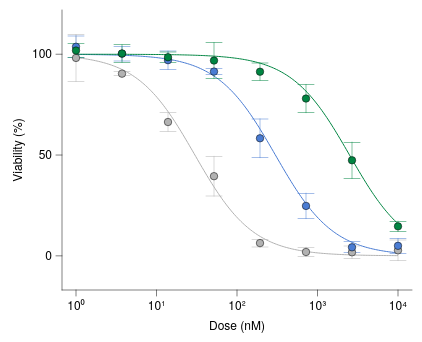

Write the Vega-Lite specification saved for this chart.
### Vega-Lite specification from a JSON file in a GitHub repository (floating-point values rounded to 4 significant figures; data arrays with more than 128 entries replaced by an {"elided": "..."} marker saying what was removed)
{"background": null, "config": {"arc": {"fill": "#DBDBDB", "fillOpacity": 1.0, "innerRadius": 35.0, "padAngle": 0.03, "stroke": "black", "strokeOpacity": 1, "strokeWidth": 0.25}, "area": {"fill": "#DBDBDB", "fillOpacity": 1.0, "stroke": "black", "strokeOpacity": 1, "strokeWidth": 0.25}, "axis": {"domain": true, "domainCap": "round", "domainColor": "black", "domainWidth": 0.25, "grid": false, "gridCap": "round", "gridColor": "#F1F1F1", "gridDash": [0, 0], "gridOpacity": 1.0, "gridWidth": 0.25, "labelColor": "black", "labelFont": "Helvetica Neue, HelveticaNeue, Helvetica, Arial, sans-serif", "labelFontSize": 6, "labelFontStyle": "normal", "labelFontWeight": 400, "offset": 0, "ticks": true, "tickCap": "round", "tickColor": "black", "tickRound": false, "tickSize": 3, "tickWidth": 0.25, "titleColor": "black", "titleFont": "Helvetica Neue, HelveticaNeue, Helvetica, Arial, sans-serif", "titleFontSize": 6, "titleFontStyle": "normal", "titleFontWeight": 400}, "axisX": {"domain": true, "labelAlign": "center", "labelAngle": 0, "labels": true, "ticks": true, "translate": 0}, "axisY": {"domain": true, "labelAlign": "right", "labelAngle": 0, "labels": true, "ticks": true, "translate": 0}, "axisRight": {"domain": true, "labelAlign": "left", "labelAngle": 0, "labels": true, "ticks": true, "translate": 0}, "axisTop": {"domain": true, "labelAlign": "center", "labelAngle": 0, "labels": true, "ticks": true, "translate": 0}, "axisBand": {"tickOffset": 0}, "bar": {"fill": "#DBDBDB", "fillOpacity": 1.0, "stroke": "black", "strokeOpacity": 1, "strokeWidth": 0.25}, "boxplot": {"size": 12.6, "ticks": {"cornerRadius": 0.25, "fill": "black", "opacity": 1, "size": 6.3, "thickness": 0.25}, "box": {"fillOpacity": 1.0, "stroke": "black", "strokeOpacity": 1, "strokeWidth": 0.25}, "median": {"cornerRadius": 0, "fill": "black", "fillOpacity": 1.0, "opacity": 1, "size": 12.6, "thickness": 0.25}, "rule": {"fill": "black", "fillOpacity": 1.0, "size": 14.0, "stroke": "black", "strokeDash": [0, 0], "strokeOpacity": 1, "strokeWidth": 0.25}, "outliers": {"color": "black", "fill": "black", "fillOpacity": 1.0, "size": 0, "stroke": "black", "strokeOpacity": 1, "strokeWidth": 0.25}}, "circle": {"fill": "black", "fillOpacity": 1.0, "size": 1.75, "stroke": null, "strokeOpacity": 1, "strokeWidth": 0.25}, "errorband": {"band": {"fillOpacity": 0.6, "stroke": null, "strokeWidth": 0.25, "strokeOpacity": 1}, "borders": {"opacity": 0, "strokeOpacity": 1, "strokeWidth": 0.25}}, "errorbar": {"opacity": 1, "rule": {"strokeDash": [0, 0], "strokeWidth": 0.25}, "ticks": {"color": "black", "cornerRadius": 0.125, "opacity": 1, "size": 8.4, "thickness": 0.25}, "thickness": 0.25}, "font": "Helvetica Neue, HelveticaNeue, Helvetica, Arial, sans-serif", "geoshape": {"fill": "#DBDBDB", "fillOpacity": 1.0, "stroke": "black", "strokeOpacity": 1, "strokeWidth": 0.25}, "header": {"labelColor": "black", "labelFont": "Helvetica Neue, HelveticaNeue, Helvetica, Arial, sans-serif", "labelFontSize": 6, "labelFontStyle": "normal", "labelFontWeight": 400, "titleColor": "black", "titleFont": "Helvetica Neue, HelveticaNeue, Helvetica, Arial, sans-serif", "titleFontSize": 6, "titleFontStyle": "normal", "titleFontWeight": 400, "titlePadding": 0}, "legend": {"disable": false, "offset": 4.5, "titlePadding": 4, "labelOffset": 2, "gradientLabelOffset": 2, "columnPadding": 4, "rowPadding": 2, "gradientLength": 70.0, "gradientThickness": 7.0, "gradientOpacity": 1.0, "gradientStrokeColor": "black", "gradientStrokeWidth": 0.25, "labelColor": "black", "labelFont": "Helvetica Neue, HelveticaNeue, Helvetica, Arial, sans-serif", "labelFontSize": 6, "labelFontStyle": "normal", "labelFontWeight": 400, "strokeColor": "black", "strokeWidth": 0, "symbolSize": 36, "symbolStrokeColor": "black", "symbolStrokeWidth": 0.25, "titleColor": "black", "titleFont": "Helvetica Neue, HelveticaNeue, Helvetica, Arial, sans-serif", "titleFontSize": 6, "titleFontStyle": "normal", "titleFontWeight": 400}, "line": {"color": "black", "stroke": "black", "strokeCap": "butt", "strokeDash": [0, 0], "strokeOpacity": 1, "strokeWidth": 0.5}, "point": {"filled": true, "fill": "#DBDBDB", "fillOpacity": 1.0, "size": 7.0, "stroke": "black", "strokeOpacity": 1, "strokeWidth": 0.25}, "range": {"category": ["#B2B2B2", "#4A7CD3", "#008542", "#664CAF", "#509F98", "#636363", "#284F93", "#005226", "#382864", "#285753"], "diverging": {"scheme": ["#443E60", "#5F597E", "#7C759B", "#9994B6", "#B7B4CC", "#D6D5DC", "#F6F6F6", "#D1DAD9", "#A4C2BF", "#7AA9A4", "#578E89", "#37736E", "#1B5954"]}, "heatmap": {"scheme": ["#440154", "#472270", "#433E82", "#38598C", "#2C728E", "#238A8D", "#24A086", "#39B578", "#5DC862", "#96D646", "#CAE02D", "#FDE724"]}, "ordinal": {"scheme": ["#F1F1F1", "#DBDBDB", "#C6C6C6", "#B2B2B2", "#9D9D9D", "#898989", "#767676", "#636363", "#515151", "#404040", "#2F2F2F", "#1F1F1F"]}, "ramp": {"scheme": ["#440154", "#472270", "#433E82", "#38598C", "#2C728E", "#238A8D", "#24A086", "#39B578", "#5DC862", "#96D646", "#CAE02D", "#FDE724"]}}, "rule": {"color": "black", "stroke": "black", "strokeCap": "round", "strokeDash": [2, 2], "strokeOpacity": 1, "strokeWidth": 0.25}, "scale": {"barBandPaddingInner": 0.1, "rectBandPaddingInner": 0, "tickBandPaddingInner": 0.1, "bandPaddingOuter": 0.1, "bandWithNestedOffsetPaddingInner": 0.2, "bandWithNestedOffsetPaddingOuter": 0.2, "offsetBandPaddingInner": 0, "offsetBandPaddingOuter": 0, "continuousPadding": 7.0, "round": false}, "rect": {"fill": "#DBDBDB", "fillOpacity": 1.0, "stroke": "black", "strokeOpacity": 1, "strokeWidth": 0.25}, "square": {"fill": "#DBDBDB", "fillOpacity": 1.0, "size": 14.0, "stroke": "black", "strokeOpacity": 1, "strokeWidth": 0.25}, "text": {"color": "black", "font": "Helvetica Neue, HelveticaNeue, Helvetica, Arial, sans-serif", "fontSize": 6, "fontStyle": "normal", "fontWeight": 400}, "tick": {"color": "black", "cornerRadius": 0.125, "opacity": 1.0, "size": 12.6, "thickness": 0.25}, "title": {"anchor": "middle", "frame": "group", "color": "black", "font": "Helvetica Neue, HelveticaNeue, Helvetica, Arial, sans-serif", "fontSize": 6, "fontStyle": "normal", "fontWeight": 400, "subtitleColor": "black", "subtitleFont": "Helvetica Neue, HelveticaNeue, Helvetica, Arial, sans-serif", "subtitleFontSize": 6, "subtitleFontStyle": "normal", "subtitleFontWeight": 400}, "trail": {"color": "black", "opacity": 1, "size": 0.5}, "view": {"continuousWidth": 175, "continuousHeight": 140, "discreteWidth": 175, "discreteHeight": 140, "fill": null, "stroke": null, "strokeWidth": 0.25}}, "layer": [{"data": {"name": "data-31df638c295cd54636d5b0bf0612c6dd"}, "mark": {"type": "line"}, "encoding": {"color": {"field": "compound", "title": null, "type": "nominal"}, "x": {"axis": {"labelExpr": "round(log(datum.value) / log(10)) < 0 ? '10⁻' + (abs(round(log(datum.value) / log(10))) >= 10 ? '⁰¹²³⁴⁵⁶⁷⁸⁹'[floor(abs(round(log(datum.value) / log(10)))/10)] + '⁰¹²³⁴⁵⁶⁷⁸⁹'[abs(round(log(datum.value) / log(10)))%10] : '⁰¹²³⁴⁵⁶⁷⁸⁹'[abs(round(log(datum.value) / log(10)))]) : '10' + (abs(round(log(datum.value) / log(10))) >= 10 ? '⁰¹²³⁴⁵⁶⁷⁸⁹'[floor(abs(round(log(datum.value) / log(10)))/10)] + '⁰¹²³⁴⁵⁶⁷⁸⁹'[abs(round(log(datum.value) / log(10)))%10] : '⁰¹²³⁴⁵⁶⁷⁸⁹'[abs(round(log(datum.value) / log(10)))])", "values": [1, 10, 100, 1000, 10000]}, "field": "dose", "scale": {"domain": [1, 10000], "nice": false, "type": "log"}, "title": "Dose (nM)", "type": "quantitative"}, "y": {"field": "viab", "scale": {"domain": [-10, 115], "nice": false}, "title": "Viability (%)", "type": "quantitative"}}}, {"data": {"name": "data-6231d8e47a309bed60d796071a08c6d1"}, "mark": {"type": "errorbar", "extent": "stdev"}, "encoding": {"color": {"field": "compound", "legend": null, "type": "nominal"}, "x": {"axis": {"labelExpr": "round(log(datum.value) / log(10)) < 0 ? '10⁻' + (abs(round(log(datum.value) / log(10))) >= 10 ? '⁰¹²³⁴⁵⁶⁷⁸⁹'[floor(abs(round(log(datum.value) / log(10)))/10)] + '⁰¹²³⁴⁵⁶⁷⁸⁹'[abs(round(log(datum.value) / log(10)))%10] : '⁰¹²³⁴⁵⁶⁷⁸⁹'[abs(round(log(datum.value) / log(10)))]) : '10' + (abs(round(log(datum.value) / log(10))) >= 10 ? '⁰¹²³⁴⁵⁶⁷⁸⁹'[floor(abs(round(log(datum.value) / log(10)))/10)] + '⁰¹²³⁴⁵⁶⁷⁸⁹'[abs(round(log(datum.value) / log(10)))%10] : '⁰¹²³⁴⁵⁶⁷⁸⁹'[abs(round(log(datum.value) / log(10)))])", "values": [1, 10, 100, 1000, 10000]}, "field": "dose", "scale": {"domain": [1, 10000], "nice": false, "type": "log"}, "title": "Dose (nM)", "type": "quantitative"}, "y": {"field": "viab", "scale": {"domain": [-10, 115], "nice": false}, "title": "Viability (%)", "type": "quantitative"}}}, {"data": {"name": "data-6231d8e47a309bed60d796071a08c6d1"}, "mark": {"type": "point", "filled": true, "size": 14}, "encoding": {"color": {"field": "compound", "legend": null, "type": "nominal"}, "x": {"axis": {"labelExpr": "round(log(datum.value) / log(10)) < 0 ? '10⁻' + (abs(round(log(datum.value) / log(10))) >= 10 ? '⁰¹²³⁴⁵⁶⁷⁸⁹'[floor(abs(round(log(datum.value) / log(10)))/10)] + '⁰¹²³⁴⁵⁶⁷⁸⁹'[abs(round(log(datum.value) / log(10)))%10] : '⁰¹²³⁴⁵⁶⁷⁸⁹'[abs(round(log(datum.value) / log(10)))]) : '10' + (abs(round(log(datum.value) / log(10))) >= 10 ? '⁰¹²³⁴⁵⁶⁷⁸⁹'[floor(abs(round(log(datum.value) / log(10)))/10)] + '⁰¹²³⁴⁵⁶⁷⁸⁹'[abs(round(log(datum.value) / log(10)))%10] : '⁰¹²³⁴⁵⁶⁷⁸⁹'[abs(round(log(datum.value) / log(10)))])", "values": [1, 10, 100, 1000, 10000]}, "field": "dose", "scale": {"domain": [1, 10000], "nice": false, "type": "log"}, "title": "Dose (nM)", "type": "quantitative"}, "y": {"aggregate": "mean", "field": "viab", "type": "quantitative", "scale": {"nice": false}}}}], "$schema": "https://vega.github.io/schema/vega-lite/v6.4.1.json", "datasets": {"data-31df638c295cd54636d5b0bf0612c6dd": {"elided": "600 records"}, "data-6231d8e47a309bed60d796071a08c6d1": [{"dose": 1.0, "viab": 108.5, "compound": "Compound A"}, {"dose": 1.0, "viab": 85.56, "compound": "Compound A"}, {"dose": 1.0, "viab": 100.4, "compound": "Compound A"}, {"dose": 3.728, "viab": 89.59, "compound": "Compound A"}, {"dose": 3.728, "viab": 90.17, "compound": "Compound A"}, {"dose": 3.728, "viab": 91.35, "compound": "Compound A"}, {"dose": 13.89, "viab": 61.48, "compound": "Compound A"}, {"dose": 13.89, "viab": 70.42, "compound": "Compound A"}, {"dose": 13.89, "viab": 67.25, "compound": "Compound A"}, {"dose": 51.79, "viab": 50.79, "compound": "Compound A"}, {"dose": 51.79, "viab": 35.31, "compound": "Compound A"}, {"dose": 51.79, "viab": 32.42, "compound": "Compound A"}, {"dose": 193.1, "viab": 8.265, "compound": "Compound A"}, {"dose": 193.1, "viab": 6.332, "compound": "Compound A"}, {"dose": 193.1, "viab": 4.396, "compound": "Compound A"}, {"dose": 719.7, "viab": 0.2062, "compound": "Compound A"}, {"dose": 719.7, "viab": 4.57, "compound": "Compound A"}, {"dose": 719.7, "viab": 0.9674, "compound": "Compound A"}, {"dose": 2683.0, "viab": 5.242, "compound": "Compound A"}, {"dose": 2683.0, "viab": -0.5458, "compound": "Compound A"}, {"dose": 2683.0, "viab": 0.5745, "compound": "Compound A"}, {"dose": 10000.0, "viab": 7.823, "compound": "Compound A"}, {"dose": 10000.0, "viab": 2.819, "compound": "Compound A"}, {"dose": 10000.0, "viab": -2.432, "compound": "Compound A"}, {"dose": 1.0, "viab": 98.98, "compound": "Compound B"}, {"dose": 1.0, "viab": 102.6, "compound": "Compound B"}, {"dose": 1.0, "viab": 109.6, "compound": "Compound B"}, {"dose": 3.728, "viab": 98.14, "compound": "Compound B"}, {"dose": 3.728, "viab": 98.27, "compound": "Compound B"}, {"dose": 3.728, "viab": 104.5, "compound": "Compound B"}, {"dose": 13.89, "viab": 93.12, "compound": "Compound B"}, {"dose": 13.89, "viab": 96.1, "compound": "Compound B"}, {"dose": 13.89, "viab": 102.0, "compound": "Compound B"}, {"dose": 51.79, "viab": 92.07, "compound": "Compound B"}, {"dose": 51.79, "viab": 89.62, "compound": "Compound B"}, {"dose": 51.79, "viab": 92.52, "compound": "Compound B"}, {"dose": 193.1, "viab": 48.78, "compound": "Compound B"}, {"dose": 193.1, "viab": 68.03, "compound": "Compound B"}, {"dose": 193.1, "viab": 58.12, "compound": "Compound B"}, {"dose": 719.7, "viab": 17.58, "compound": "Compound B"}, {"dose": 719.7, "viab": 27.3, "compound": "Compound B"}, {"dose": 719.7, "viab": 29.42, "compound": "Compound B"}, {"dose": 2683.0, "viab": 4.506, "compound": "Compound B"}, {"dose": 2683.0, "viab": 1.348, "compound": "Compound B"}, {"dose": 2683.0, "viab": 6.86, "compound": "Compound B"}, {"dose": 10000.0, "viab": 1.202, "compound": "Compound B"}, {"dose": 10000.0, "viab": 8.494, "compound": "Compound B"}, {"dose": 10000.0, "viab": 5.203, "compound": "Compound B"}, {"dose": 1.0, "viab": 101.0, "compound": "Compound C"}, {"dose": 1.0, "viab": 105.5, "compound": "Compound C"}, {"dose": 1.0, "viab": 98.96, "compound": "Compound C"}, {"dose": 3.728, "viab": 95.33, "compound": "Compound C"}, {"dose": 3.728, "viab": 102.9, "compound": "Compound C"}, {"dose": 3.728, "viab": 102.9, "compound": "Compound C"}, {"dose": 13.89, "viab": 98.73, "compound": "Compound C"}, {"dose": 13.89, "viab": 95.89, "compound": "Compound C"}, {"dose": 13.89, "viab": 100.9, "compound": "Compound C"}, {"dose": 51.79, "viab": 86.59, "compound": "Compound C"}, {"dose": 51.79, "viab": 102.5, "compound": "Compound C"}, {"dose": 51.79, "viab": 101.5, "compound": "Compound C"}, {"dose": 193.1, "viab": 87.38, "compound": "Compound C"}, {"dose": 193.1, "viab": 95.88, "compound": "Compound C"}, {"dose": 193.1, "viab": 90.76, "compound": "Compound C"}, {"dose": 719.7, "viab": 85.46, "compound": "Compound C"}, {"dose": 719.7, "viab": 71.5, "compound": "Compound C"}, {"dose": 719.7, "viab": 77.1, "compound": "Compound C"}, {"dose": 2683.0, "viab": 51.43, "compound": "Compound C"}, {"dose": 2683.0, "viab": 53.67, "compound": "Compound C"}, {"dose": 2683.0, "viab": 37.1, "compound": "Compound C"}, {"dose": 10000.0, "viab": 13.44, "compound": "Compound C"}, {"dose": 10000.0, "viab": 17.57, "compound": "Compound C"}, {"dose": 10000.0, "viab": 12.88, "compound": "Compound C"}]}}
